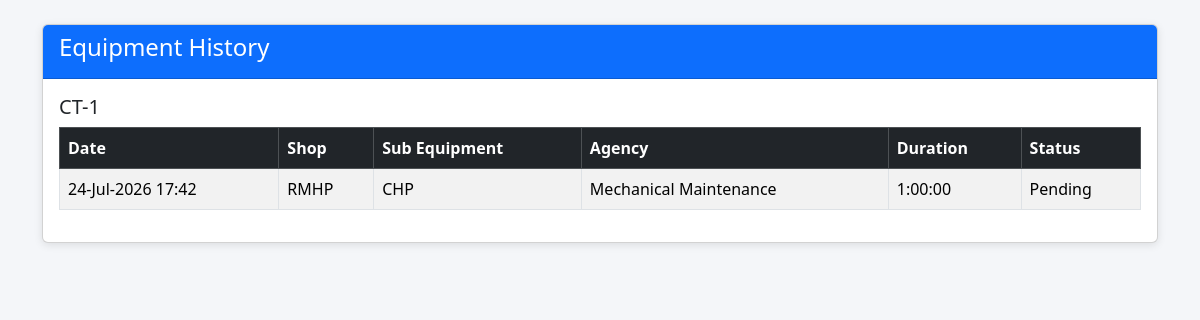
Page /delay/history/1/ on the committed database.
### masters/models.py (models this page shows, shortened)
class Equipment(models.Model):
    shop = models.ForeignKey(Shop, on_delete=models.CASCADE)
    eqpt_code = models.CharField(max_length=20)
    eqpt_desc = models.CharField(max_length=100)

class Shop(models.Model):
    shop_code = models.CharField(max_length=20, unique=True)
    shop_desc = models.CharField(max_length=100)

class SubEquipment(models.Model):
    equipment = models.ForeignKey(Equipment, on_delete=models.CASCADE)
    sub_eqpt_code = models.CharField(max_length=20)
    sub_eqpt_desc = models.CharField(max_length=100)

class Agency(models.Model):
    agency_name = models.CharField(max_length=100)

### delays/models.py (models this page shows, shortened)
class Delay(models.Model):
    shop = models.ForeignKey(Shop, on_delete=models.CASCADE)
    equipment = models.ForeignKey(Equipment, on_delete=models.CASCADE)
    subequipment = models.ForeignKey(SubEquipment, on_delete=models.CASCADE)
    agency = models.ForeignKey(Agency, on_delete=models.CASCADE)
    delay_from = models.DateTimeField()
    delay_upto = models.DateTimeField()
    delay_duration = models.DurationField()
    delay_desc = models.TextField()
    entered_by = models.CharField(max_length=100)
    created_at = models.DateTimeField(auto_now_add=True)
    updated_at = models.DateTimeField(auto_now=True)
    status = models.CharField(
    max_length=20,
    choices=[
        ("Pending", "Pending"),
        ("Approved", "Approved"),
        ("Rejected", "Rejected")
    ],
    default="Pending"
)
    remarks = models.TextField(
    blank=True,
    default=""
)

### delays/views.py (the view)
def equipment_history(request,id):
    equipment=get_object_or_404(
        Equipment,
        id=id
    )
    delays=Delay.objects.filter(
        equipment=equipment
    ).select_related(
        "shop",
        "subequipment",
        "agency"
    ).order_by("-delay_from")
    return render(
        request,
        "delays/equipment_history.html",
        {
            "equipment":equipment,
            "delays":delays
        }
    )

### delays/templates/delays/equipment_history.html
{% extends "base.html" %}
{% block content %}
<div class="container mt-4">
<div class="card">
<div class="card-header bg-primary text-white">
<h4>Equipment History</h4>
</div>
<div class="card-body">
<h5>{{ equipment.eqpt_desc }}</h5>
<table class="table table-bordered table-striped">
<thead class="table-dark">
<tr>
<th>Date</th>
<th>Shop</th>
<th>Sub Equipment</th>
<th>Agency</th>
<th>Duration</th>
<th>Status</th>
</tr>
</thead>
<tbody>
{% for d in delays %}
<tr>
<td>{{ d.delay_from|date:"d-M-Y H:i" }}</td>
<td>{{ d.shop.shop_desc }}</td>
<td>{{ d.subequipment.sub_eqpt_desc }}</td>
<td>{{ d.agency.agency_name }}</td>
<td>{{ d.delay_duration }}</td>
<td>{{ d.status }}</td>
</tr>
{% empty %}
<tr>
<td colspan="6" class="text-center">
No delay history found.
</td>
</tr>
{% endfor %}
</tbody>
</table>
</div>
</div>
</div>
{% endblock %}

### static/css/style.css (style rules this page uses)
body { background:#f4f6f9; }
table { background:white; }
.card { box-shadow:0px 2px 8px rgba(0,0,0,0.1); }
.card-header { font-weight:600; }

### rows in the picture
Equipment: eqpt_desc "CT-1"
Delay: delay_from "24-Jul-2026 17:42", shop.shop_desc "RMHP", subequipment.sub_eqpt_desc "CHP", agency.agency_name "Mechanical Maintenance", delay_duration "1:00:00", status "Pending"
